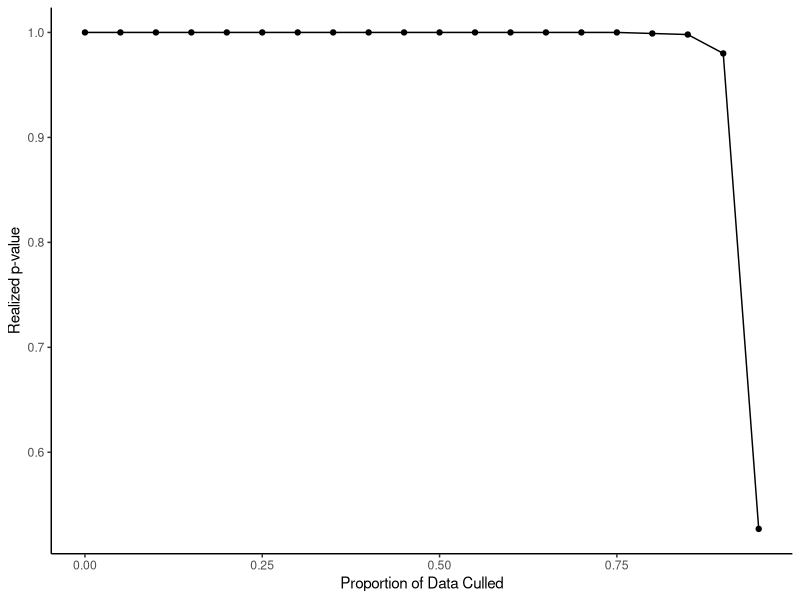
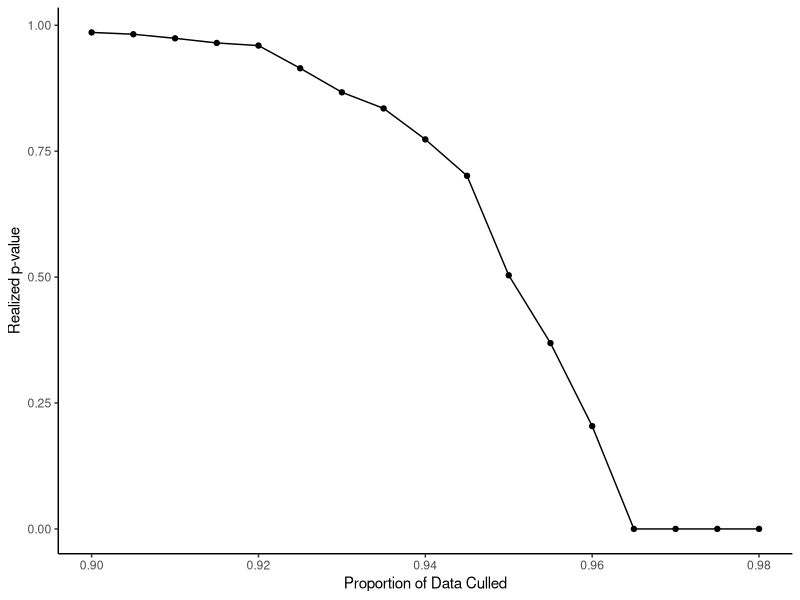

These charts were generated, in order, by the following R code:
# load required packages
#library("dplyr")
library("ggplot2")


# download data
fig4Data <- read.csv("Data/Fig4Data.csv")
fig5AData <- read.csv("Data/Fig5AData.csv")
fig5BData <- read.csv("Data/Fig5BData.csv")
fig6AData <- read.csv("Data/Fig6AData.csv")
fig6BData <- read.csv("Data/Fig6BData.csv")


# create function to generate line plots for figs 5A and 5B
plotLines <- function(data){
  fig <- ggplot(data=data, aes(x=Proportion.culled, y=Success.rate, group=1)) +
    geom_line() +
    geom_point() +
    xlab("Proportion of Data Culled") +
    ylab("Realized p-value") +
    theme_classic()
}

# generate line plot for fig. 5A
fig5A <- plotLines(fig5AData)
fig5A

# generate line plot for fig. 5B
fig5B <- plotLines(fig5BData)
fig5B


